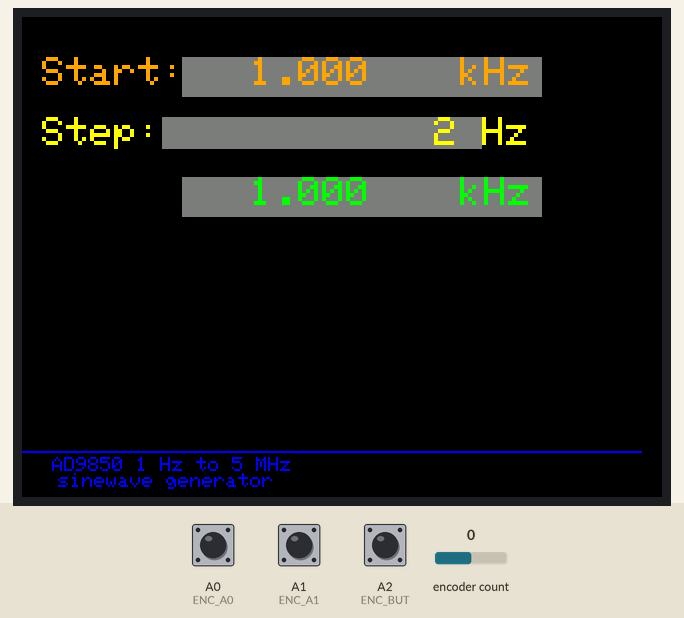
Recording of a sketch running on a simulated Arduino Uno, built with avr-gcc and run on an emulated ATmega328P. On the bench: 320×240 colour display. Inputs (shaded band) come from the test bench; at power-on: encoder count 0, A0 (ENC_A0) HIGH, A1 (ENC_A1) HIGH, A2 (ENC_BUT) HIGH.

Above: at 1.4 s.
1.5 s: encoder count set to 1
3.0 s: encoder count set to 2
At 4.2 s:
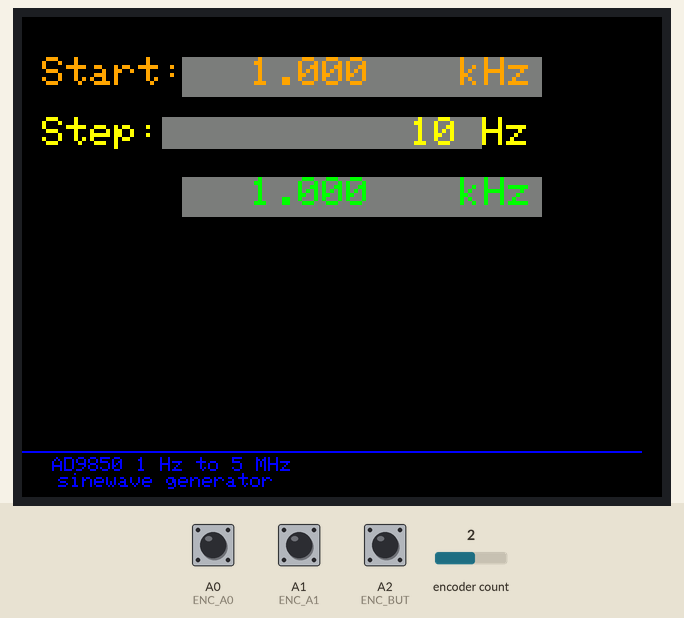
4.5 s: encoder count set to 3
Timing chart, 0 to 7.5 s (numbered marks = the images above; inputs shaded):
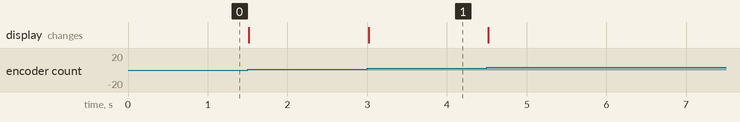

Measured:
- after the input at 3.0 s, the display: changes at once (image 1)

The sketch:

AD9850_Nano_PCI_01.ino
```cpp
// (licence header left out)
/* Based on AD9851 code from Andrew Smallbone - modified for AD9850
   http://www.rocketnumbernine.com/2011/10/25/programming-the-ad9851-dds-synthesizer
 */

#include <Adafruit_GFX.h>       // Core graphics library https://github.com/adafruit/Adafruit-GFX-Library
//#include <Adafruit_ST7735.h>   // Hardware-specific library https://github.com/adafruit/Adafruit-ILI9341-Library
#include <Adafruit_ILI9341.h>    // Hardware-specific library https://github.com/adafruit/Adafruit-ILI9341-Library
#include <SPI.h>

//#include <Rotary.h>            //  Rotary encoder: https://github.com/brianlow/Rotary
#include <Encoder.h>
Encoder myEnc(2,3);
//int TFT_LED = 9;
#define TFT_SCLK 13             // 1.8" TFT Display.
#define TFT_MOSI 11             //
#define TFT_CS   10
#define TFT_RST  -1
#define TFT_DC    9

Adafruit_ILI9341 tft = Adafruit_ILI9341(TFT_CS,  TFT_DC, TFT_RST);

#define AD9850_CLOCK 125000000         // Module crystal frequency. Tweak here for accuracy.

#define W_CLK 7 //4                        // 8 AD9850 Module pins.
#define FQ_UD 6 //7
#define DATA  5 //6
#define RESET 4 //5

#define ENC_A0  A0                    // Set 'Step' rotary encoder pins
#define ENC_A1  A1
// PCINT10 : Pin A2
int ENC_BUT  = A2;                     // 'Step' rotary encoder's push button - Set 1 Hz steps.
// PCINT11 : Pin A3
//int force_kHz = A3;                     // Interrupt-driven encoder's push button - force 1kHz freq.
/*
Rotary i = Rotary(ENC_A0, ENC_A1); // Rotart encoder for setting increment.
Rotary r = Rotary(2, 3);               // Rotary encoder for frequency connects to interrupt pins
*/
volatile long unsigned int freq_s = 1000,freq=1000;         // Set initial frequency.
volatile long unsigned int freqOld = freq;

long oldPos = -999,newPos=0;
long int timer;

const char* stepText[] = {"   1 Hz", "   2 Hz", "   5 Hz", "  10 Hz", "  20 Hz", "  50 Hz", " 100 Hz", " 200 Hz", " 500 Hz",
                            "  1 kHz", "  2 kHz", "  5 kHz", " 10 kHz", " 20 kHz", " 50 kHz", "100 kHz", "200 kHz", "500 kHz"};
const long f_st[] = { 0,10,100,1000,10000,100000,1000000};
volatile uint8_t s_Hz=0,s_dirty = 0,s_step=0,s_upd = 0;
volatile int8_t ist = 0;
volatile int stepPointer = 0;
volatile unsigned long  incr = 0;
String units = stepText[stepPointer];

#define pulseHigh(pin) {digitalWrite(pin, HIGH); digitalWrite(pin, LOW); }


 // transfers a byte, a bit at a time, LSB first to the 9850 via serial DATA line
void tfr_byte(byte data) {
  for (int i = 0; i < 8; i++, data >>= 1) {
    digitalWrite(DATA, data & 0x01);
    pulseHigh(W_CLK);   //after each bit sent, CLK is pulsed high
  }
}

void sendFrequency(double frequency) {
  int32_t freq1 = frequency * 4294967295/AD9850_CLOCK;  // note 125 MHz clock on 9850
  for (int b = 0; b < 4; b++, freq1 >>= 8) {
    tfr_byte(freq1 & 0xFF);
  }
  tfr_byte(0x000);                     // Final control byte, all 0 for 9850 chip
  pulseHigh(FQ_UD);                    // Done!  Should see output
}


void setup() {

  pinMode(2, INPUT_PULLUP);            // Pins for interrupt-driven rotary encoder and push buttons
  pinMode(3, INPUT_PULLUP);

  pinMode(ENC_A0,    INPUT_PULLUP);     // A0 PCINT8  Pins for step rotary encoder on analogue pins A2, A3
  pinMode(ENC_A1,    INPUT_PULLUP);     // A1 PCINT9
  pinMode(ENC_BUT,  INPUT_PULLUP);     // A2 PCINT10
 // pinMode(force_kHz, INPUT_PULLUP);     // A3 PCINT11

  pinMode(FQ_UD, OUTPUT);              // Configure pins for output to AD9850 module.
  pinMode(W_CLK, OUTPUT);
  pinMode(DATA, OUTPUT);
  pinMode(RESET, OUTPUT);

 //pinMode(TFT_RST, OUTPUT);            // Configure pins for output to TFT display.
  pinMode(TFT_DC, OUTPUT);
  //pinMode(TFT_LED, OUTPUT);

  //analogWrite(TFT_LED, 255);           // Adjust backlight brightness.
 cli();
 // Configure interrupt and enable for rotary encoder.
 // PCICR |= (1 << PCIE2);                      // Port: D
 // PCMSK2 |= (1 << PCINT18) | (1 << PCINT19);  // D2, D3
  PCICR =  0b00000010;   // PCIE2: Pin Change Interrupt Enable 1
  PCMSK1 = 0b00000111;   // Enable Pin Change Interrupt for A0,A1,A2 // - A3
  sei();


 // tft.initR(INITR_BLACKTAB);           // initialize a ILI9341S chip, black tab
  tft.begin();
  tft.setRotation(3);
  tft.setTextWrap(false);              // Allow text to run off right edge
  tft.fillScreen(ILI9341_BLACK);

  tft.setCursor(15, tft.height() -20);
  tft.setTextSize(1);
  tft.drawFastHLine(0, tft.height() - 23, tft.width()-10, ILI9341_BLUE);
  tft.setTextColor(ILI9341_BLUE);
  tft.println("AD9850 1 Hz to 5 MHz ");
  tft.print("   sinewave generator");

  // Initialise the AD9850 module.
  pulseHigh(RESET);
  pulseHigh(W_CLK);
  pulseHigh(FQ_UD);    // this pulse enables serial mode - Datasheet page 12 figure 10

  updateDisplay();       // Update the TFT display.
}

void getStep() {
  switch(stepPointer) {
    case  0:  incr =      1; break;
    case  1:  incr =      2; break;
    case  2:  incr =      5; break;
    case  3:  incr =     10; break;
    case  4:  incr =     20; break;
    case  5:  incr =     50; break;
    case  6:  incr =    100; break;
    case  7:  incr =    500; break;
    case  9:  incr =   1000; break;
    case 10:  incr =   2000; break;
    case 11:  incr =   5000; break;
    case 12:  incr =  10000; break;
    case 13:  incr =  20000; break;
    case 14:  incr =  50000; break;
    case 15:  incr = 100000; break;
    case 16:  incr = 200000; break;
    case 17:  incr = 500000; break;
  }
}


ISR (PCINT1_vect) {  // Port A

  static uint16_t seqA, seqB;

  // If interrupt is triggered by the button
  if      (!digitalRead(ENC_BUT) ) { // A2 / PCIN10
   // stepPointer = 0;
    s_Hz = 1;
  //  s_step = 1;
    if      (s_step == 1) s_step = 0;
    else if (s_step == 0) s_step = 1;
    s_dirty = 1;
  //  s_upd = 1;
  }
  else
  {
    // interrupt generated by encoder dial

    // Read A and B signals
    boolean A_val = digitalRead(ENC_A0);
    boolean B_val = digitalRead(ENC_A1);

    // Record the A and B signals in seperate sequences
    seqA <<= 1;
    seqA |= A_val;

    seqB <<= 1;
    seqB |= B_val;

    // Mask the MSB four bits
    seqA &= 0b00001111;
    seqB &= 0b00001111;


    if      (seqA == 0b00001001 && seqB == 0b00000011) {
      if ((freq - incr) >= 10) freq -= incr;
    }
    else if (seqA == 0b00000011 && seqB == 0b00001001) {
      if ((freq + incr) <= 10000000) freq += incr;
    }
    if (freq <= 10)       freq = 10;
    if (freq >= 10000000) freq = 10000000;

    s_dirty = 1;
  }
}

/*
ISR(PCINT1_vect) {
  unsigned char result = i.process();
  if (result) {
    if (result == DIR_CW) {
      if ((freq + incr) <= 10000000) freq += incr;
    } else {
      if ((freq - incr) >= 10) freq -= incr;
    }
    if (freq <= 10)  freq = 10;
    if (freq >=10000000) freq = 10000000;
  }
}
*/
void updateDisplay() {
  getStep();                          // <<<<<<<<<<<<<<<<<<<<<<<<<<<<<<<<<<<<<<<<<<<<<<<<<<<<<
  units = stepText[stepPointer];
  tft.setTextSize(2);

  tft.setTextColor(ILI9341_ORANGE);

  tft.setCursor( 10, 20);  tft.print("Start: ");

  printFreq(80,20,freq_s);  // start-frequency
  if (s_step == 0) tft.fillRect(70,50,160,16, ILI9341_DARKGREY);
  else tft.fillRect(70,50,160,16, ILI9341_BLACK);

  tft.setTextColor(ILI9341_YELLOW);
  tft.setCursor( 10, 50);  tft.print("Step: ");
  tft.setCursor(170, 50);  tft.print(units);

  tft.setTextColor(ILI9341_GREEN);
  printFreq(80,80,freq);

}
void printFreq(int xp,int yp, long frx) {

   tft.fillRect(xp,yp,180, 20, ILI9341_DARKGREY);
   if (frx < 1000) {
    tft.setCursor(xp+42,yp);
    if (frx < 1000) tft.print(" ");
    if (frx <  100) tft.print(" ");
    tft.print(frx);
    tft.setCursor(xp+127, yp);  tft.print(" Hz");
  } else
  if (frx < 1000000) {
   tft.setCursor(xp+22, yp);
   if (frx < 10000) tft.print(" ");
   tft.print((float)frx/1000, 3);
   tft.setCursor(xp+127, yp);   tft.print(" kHz");
  }  else {
   tft.setCursor(xp, yp);  // ???
   format(frx);
   tft.setCursor(xp+127, yp);
   tft.print(" MHz");
  }
}


void format(long value) {
  int M = (value/1000000);
  int T100 = ((value/100000)%10);
  int T10 = ((value/10000)%10);
  int T1 = ((value/1000)%10);
  int U100 = ((value/100)%10);
  int U10 = ((value/10)%10);
  int U1 = ((value/1)%10);
//  tft.setCursor(25, 50);
  tft.print(M);tft.print(".");tft.print(T100);tft.print(T10);tft.print(T1);
  tft.print(",");tft.print(U100);tft.print(U10);tft.print(U1);
}

void loop() {
  newPos = myEnc.read();    // Pin2 / Pin3
  if (newPos != oldPos) {
    if (newPos > oldPos) {
      if (s_step == 0) {
        if (stepPointer < 17) stepPointer++;
      }
      else {
        if (ist < 5) {
          ist++;
          freq_s = f_st[ist];
          freq  = f_st[ist];
        }
      }
    }
    else {
      if (s_step == 0) {
        if (stepPointer > 0) stepPointer--;
      }
      else         {
        if (ist > 0) {
          ist--;
          freq_s = f_st[ist];
          freq   = f_st[ist];
        }
      }
    }
    s_upd = 1;
    oldPos = newPos;
 //   Serial.println(newPosition);
  }

  if (s_upd == 1 or freqOld != freq) {
    s_upd = 0;
    sendFrequency(freq);
    updateDisplay();
    freqOld = freq;
  }
}
```
